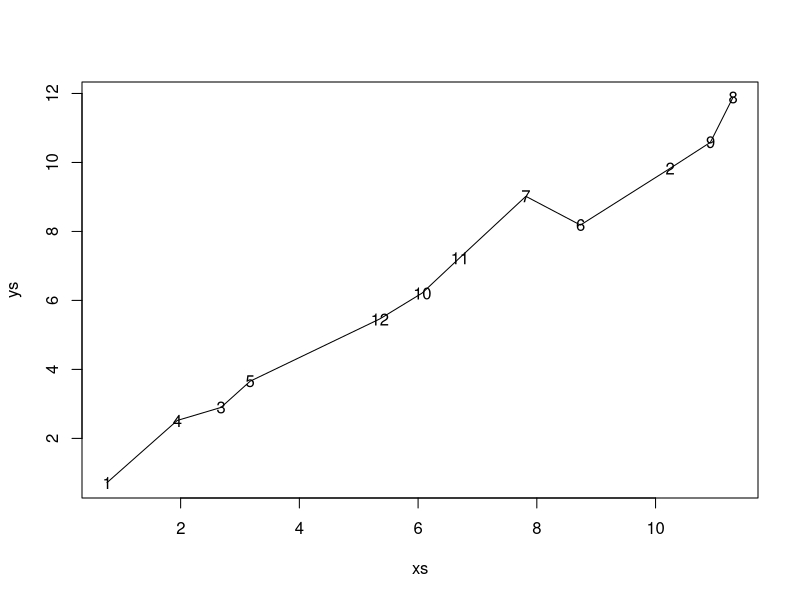

Recreate this plot in R.
library(prodlim)

distance <- function(a, b){
  # a = (x1, y1), b = (x2, y2)
  # returns Euclidean distance between a and b
  # example: distance(c(4, 3), c(0, 0))
  sqrt((a[1] - b[1])^2 + (a[2] - b[2])^2)
}

adj_matrix <- function(xy){
  # xy is a two-column matrix of (x, y) coordinates
  # returns an adjacency matrix of the distance between every combination of points
  # with NA instead of 0
  A <- matrix(NA, ncol = nrow(xy), nrow = nrow(xy))
  for(i in 1:nrow(xy)){
    for(j in 2:nrow(xy)){
      A[i, j] <- distance(xy[i,], xy[j,])
    }
  }
  A[A == 0] <- NA
  #A[lower.tri(A)] <- NA
  A
}

n <- 12
tortuosity = 1/2

xs <- c(1:n) + rnorm(n, 0, tortuosity)
ys <- c(1:n) + rnorm(n, 0, tortuosity)
shuffle <- c(1, sample(2:length(xs), length(xs)-1, replace = F))  # shuffle all but first observation


xy <- cbind(xs[shuffle], ys[shuffle])  # shuffle the order of observation
xy

# find the order of observations from table `xy` and assign these as node labels
nodes <- apply(cbind(xs, ys), 1, function(x) row.match(x, xy))



plot(ys ~ xs, type = "l")
text(ys ~ xs, labels = nodes)

# create the adjacency matrix
(A <- adj_matrix(xy))

r <- 1; path <- c(1)
while(!all(is.na(A))){
  (r <- which.min(A[r,]))
  (path <- c(path, r))
  A[,r] <- NA
}

path  ## check path has same sequence as plotted path

## now increase `tortuosity` or `n` and see how bad it can get before it falls over!


